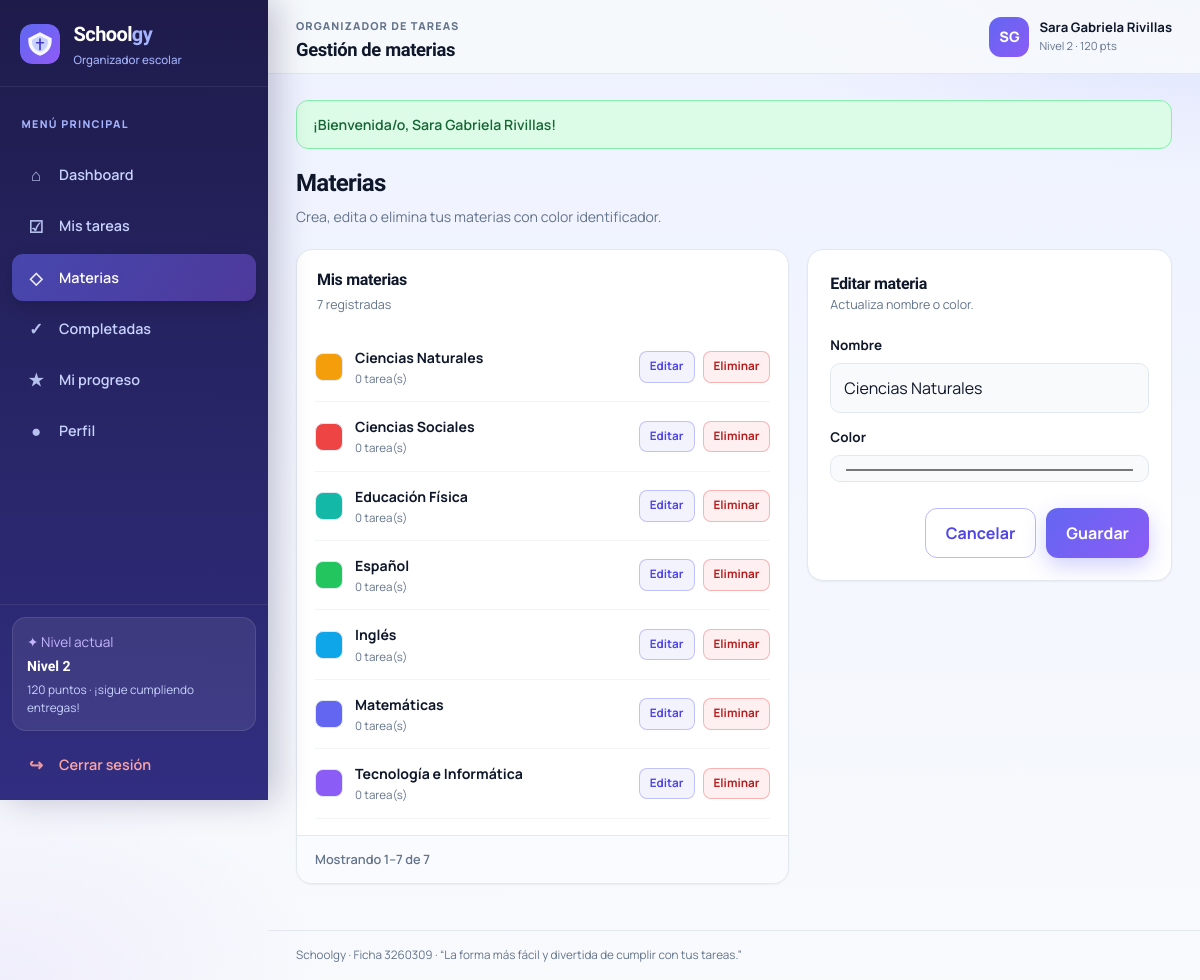
The page /materias.php?editar=3&pagina=1 (signed in) on the database its author committed.
### tables this page shows
CREATE TABLE materia (
  id_materia INT UNSIGNED AUTO_INCREMENT PRIMARY KEY,
  id_usuario INT UNSIGNED NOT NULL,
  nombre     VARCHAR(80) NOT NULL,
  color      VARCHAR(20) NOT NULL DEFAULT '#6366f1',
  CONSTRAINT fk_materia_usuario
    FOREIGN KEY (id_usuario) REFERENCES usuario (id_usuario)
    ON UPDATE CASCADE
    ON DELETE RESTRICT
);

### materias.php (the view, shortened to what this page needs)
<?php
require_once __DIR__ . '/includes/conexion.php';
require_once __DIR__ . '/includes/funciones.php';
$id = (int) $_SESSION['id_usuario'];
$editar = null;
if (isset($_GET['editar'])) {
    $idMateria = (int) $_GET['editar'];
    $s = $mysqli->prepare(
        'SELECT * FROM materia WHERE id_materia = ? AND id_usuario = ? LIMIT 1'
    );
    $s->bind_param('ii', $idMateria, $id);
    $s->execute();
    $editar = $s->get_result()->fetch_assoc();
}
$countMats = $mysqli->prepare('SELECT COUNT(*) AS total FROM materia WHERE id_usuario = ?');
$countMats->bind_param('i', $id);
$countMats->execute();
$totalMaterias = (int) $countMats->get_result()->fetch_assoc()['total'];
$pag = calcularPaginacion($totalMaterias, 8);
$list = $mysqli->prepare(
    "SELECT m.*,
            (SELECT COUNT(*) FROM tarea t WHERE t.id_materia = m.id_materia) AS total_tareas
     FROM materia m
     WHERE m.id_usuario = ?
     ORDER BY m.nombre ASC
     LIMIT ? OFFSET ?"
);
$lim = $pag['por_pagina'];
$off = $pag['offset'];
$list->bind_param('iii', $id, $lim, $off);
$list->execute();
$materias = $list->get_result()->fetch_all(MYSQLI_ASSOC);
require __DIR__ . '/includes/layout_inicio.php';
?>
<div class="page-heading">
  <div>
    <h1>Materias</h1>
    <p>Crea, edita o elimina tus materias con color identificador.</p>
  </div>
</div>
<div class="split-layout">
  <section class="section-card">
    <div class="card-heading">
      <div>
        <h3>Mis materias</h3>
        <p><?= $totalMaterias ?> registradas</p>
      </div>
    </div>
    <div class="materia-list">
      <?php if (!$materias): ?>
        <p class="empty">Aún no tienes materias. Crea la primera a la derecha.</p>
      <?php else: ?>
        <?php foreach ($materias as $mat): ?>
          <div class="materia-item">
            <span class="color-swatch" style="background:<?= e($mat['color']) ?>"></span>
            <div class="materia-item-info">
              <strong><?= e($mat['nombre']) ?></strong>
              <small><?= (int) $mat['total_tareas'] ?> tarea(s)</small>
            </div>
            <div class="materia-item-actions">
              <a class="small-action" href="materias.php?editar=<?= (int) $mat['id_materia'] ?>&amp;pagina=<?= (int) $pag['pagina'] ?>">Editar</a>
              <a class="small-action danger-action"
                 href="materias.php?eliminar=<?= (int) $mat['id_materia'] ?>"
                 onclick="return confirm('¿Eliminar esta materia?');">Eliminar</a>
            </div>
          </div>
        <?php endforeach; ?>
      <?php endif; ?>
    </div>
    <?= renderPaginacion($pag) ?>
  </section>
  <section class="section-card form-card">
    <h3><?= $editar ? 'Editar materia' : 'Nueva materia' ?></h3>
    <p class="card-heading" style="padding:0;margin:0"><span style="font-size:.78rem;color:var(--muted)">
      <?= $editar ? 'Actualiza nombre o color.' : 'Cada materia pertenece solo a tu cuenta.' ?>
    </span></p>
    <form method="post">
      <label for="nombre">Nombre</label>
      <input id="nombre" name="nombre" maxlength="80" required
             value="<?= e($editar['nombre'] ?? '') ?>">
      <label for="color">Color</label>
      <input id="color" name="color" type="color"
             value="<?= e($editar['color'] ?? '#6366f1') ?>">
      <div class="form-actions">
        <?php if ($editar): ?>
          <a class="btn btn-outline" href="materias.php">Cancelar</a>
        <?php endif; ?>
        <button class="btn btn-primary" type="submit"><?= $editar ? 'Guardar' : 'Crear' ?></button>
      </div>
    </form>
  </section>
</div>
<?php require __DIR__ . '/includes/layout_fin.php'; ?>

### includes/funciones.php (shortened to what this page needs)
<?php
function e(string $texto): string
{
    return htmlspecialchars($texto, ENT_QUOTES, 'UTF-8');
}
function calcularPaginacion(int $total, int $porPagina = 8, string $param = 'pagina'): array
{
    $porPagina = max(1, $porPagina);
    $totalPaginas = max(1, (int) ceil($total / $porPagina));
    $pagina = max(1, (int) ($_GET[$param] ?? 1));
    $offset = ($pagina - 1) * $porPagina;
    $desde = $total === 0 ? 0 : $offset + 1;
    $hasta = min($offset + $porPagina, $total);
    return [
        'pagina'        => $pagina,
        'por_pagina'    => $porPagina,
        'total'         => $total,
        'total_paginas' => $totalPaginas,
        'offset'        => $offset,
        'desde'         => $desde,
        'hasta'         => $hasta,
    ];
}
function renderPaginacion(array $pag, array $conservar = [], string $param = 'pagina'): string
{
    $info = '<div class="paginacion-info">Mostrando '
        . (int) $pag['desde'] . '–' . (int) $pag['hasta']
        . ' de ' . (int) $pag['total'] . '</div>';
    if ($pag['total_paginas'] <= 1) {
        return '<nav class="paginacion" aria-label="Paginación">' . $info . '</nav>';
    }
    $links = '';
    return '<nav class="paginacion" aria-label="Paginación">'
        . $info
        . '<div class="paginacion-links">' . $links . '</div>'
        . '</nav>';
}

### rows shown on the page
materia: nombre "Ciencias Naturales", total_tareas "0", color "#f59e0b"
materia: nombre "Ciencias Sociales", total_tareas "0"
materia: nombre "Educación Física", total_tareas "0", id_usuario "1", id_materia "7"
materia: nombre "Español", total_tareas "0"
materia: nombre "Inglés", total_tareas "0"
materia: nombre "Matemáticas", total_tareas "0"
materia: nombre "Tecnología e Informática", total_tareas "0"

### other values the page prints
$nivelSesion "2"
$puntosSesion "120"
$tituloPagina "Gestión de materias"
$inicial "SG"
$usuarioNombre "Sara Gabriela Rivillas"
$flash['texto'] "¡Bienvenida/o, Sara Gabriela Rivillas!"
$totalMaterias "7"
